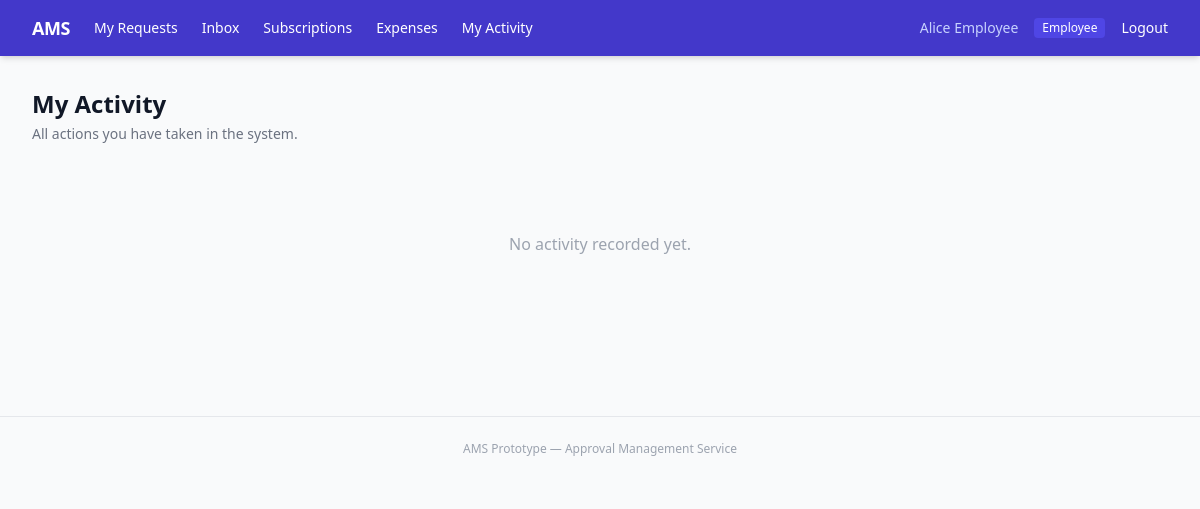
The app's page /admin-ams/my-audit/ (signed in), older data.
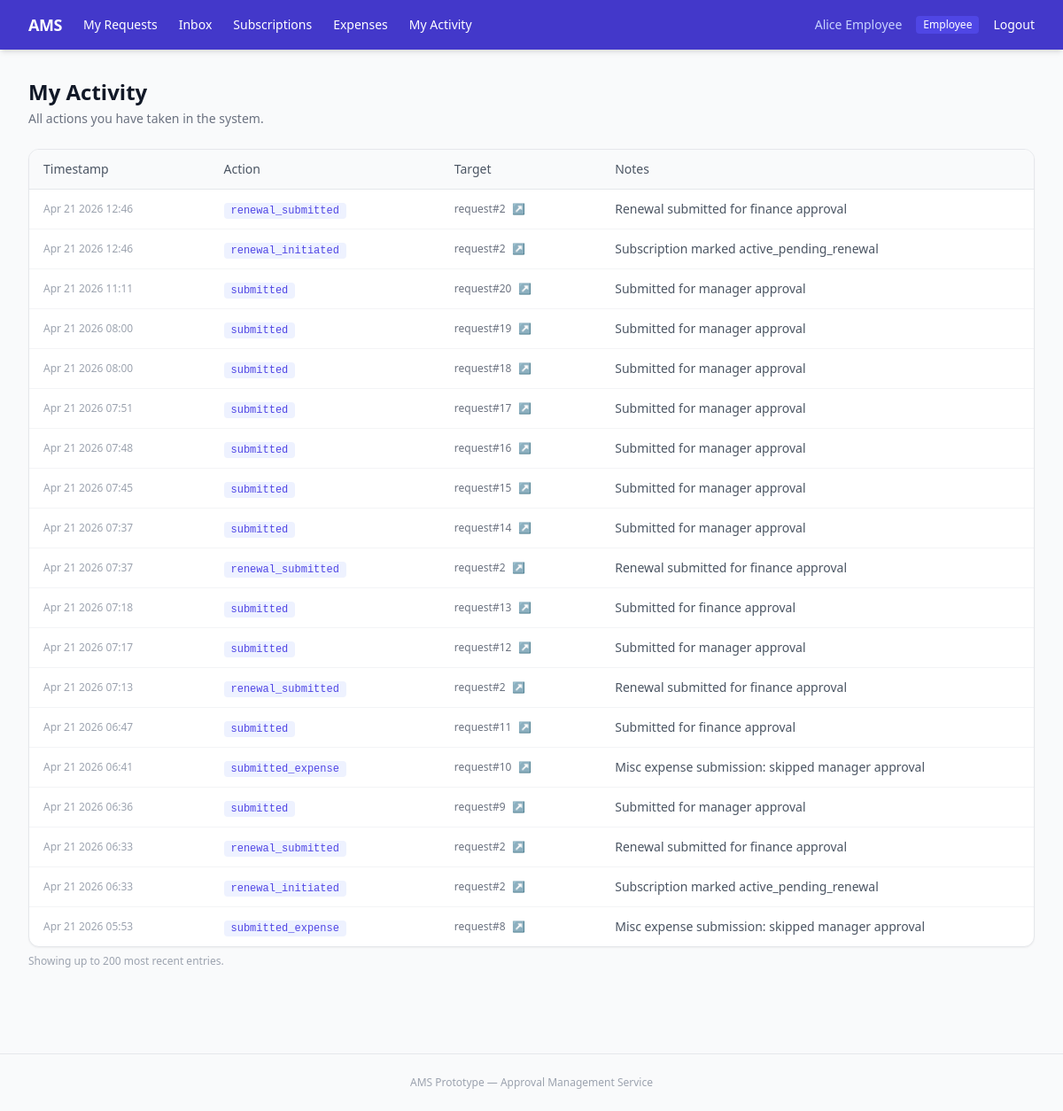
The same page, newer data.
### audit/models.py (models this page shows, shortened)
class AuditLog(models.Model):
    actor = models.ForeignKey(
        CustomUser,
        on_delete=models.SET_NULL,
        null=True,
        related_name='audit_actions',
    )
    action = models.CharField(max_length=100)
    target_type = models.CharField(max_length=50)  # 'request', 'subscription', 'user'
    target_id = models.IntegerField()
    notes = models.TextField(blank=True)
    payload = models.JSONField(default=dict)
    created_at = models.DateTimeField(auto_now_add=True)
    class Meta:
        ordering = ['-created_at']

### audit/views.py (the view)
# urls.py: path('my-audit/', views.my_audit_log, name='my_audit_log'),
@login_required
def my_audit_log(request):
    logs = (
        AuditLog.objects
        .filter(actor=request.user)
        .select_related('actor')
        .order_by('-created_at')[:200]
    )
    return render(request, 'admin_ams/my_audit.html', {'logs': logs})

### accounts/models.py (called while the page is built)
    @property
    def display_name(self):
        return self.get_full_name() or self.email

### templates/admin_ams/my_audit.html (shortened to what this page needs)
{% extends "base.html" %}
{% block content %}
<div class="mb-6">
    <h1 class="text-2xl font-bold text-gray-900">My Activity</h1>
    <p class="text-sm text-gray-500 mt-1">All actions you have taken in the system.</p>
</div>
{% if logs %}
<div class="bg-white rounded-xl shadow-sm border border-gray-200 overflow-hidden">
    <table class="w-full text-sm">
        <thead class="bg-gray-50 border-b border-gray-200">
            <tr>
                <th class="px-4 py-3 text-left font-medium text-gray-600">Timestamp</th>
                <th class="px-4 py-3 text-left font-medium text-gray-600">Action</th>
                <th class="px-4 py-3 text-left font-medium text-gray-600">Target</th>
                <th class="px-4 py-3 text-left font-medium text-gray-600">Notes</th>
            </tr>
        </thead>
        <tbody class="divide-y divide-gray-100">
            {% for log in logs %}
            <tr class="hover:bg-gray-50">
                <td class="px-4 py-3 text-gray-400 text-xs whitespace-nowrap">{{ log.created_at|date:"M d Y H:i" }}</td>
                <td class="px-4 py-3">
                    <span class="font-mono text-xs text-indigo-600 bg-indigo-50 px-2 py-0.5 rounded">{{ log.action }}</span>
                </td>
                <td class="px-4 py-3 text-gray-500 text-xs">
                    {{ log.target_type }}#{{ log.target_id }}
                    {% if log.target_type == 'request' %}
                    <a href="{% url 'approvals:request_detail' log.target_id %}" class="ml-1 text-indigo-600 hover:underline">↗</a>
                    {% endif %}
                </td>
                <td class="px-4 py-3 text-gray-600 max-w-xs truncate">{{ log.notes }}</td>
            </tr>
            {% endfor %}
        </tbody>
    </table>
</div>
<p class="text-xs text-gray-400 mt-2">Showing up to 200 most recent entries.</p>
{% else %}
<div class="text-center py-16 text-gray-400">
    <p>No activity recorded yet.</p>
</div>
{% endif %}
{% endblock %}

Row changes from the older to the newer data that the page shows:
added AuditLog: created_at "Apr 21 2026 12:46", action "renewal_submitted", target_type "request", target_id "2", notes "Renewal submitted for finance approval"
added AuditLog: created_at "Apr 21 2026 12:46", action "renewal_initiated", target_type "request", target_id "2", notes "Subscription marked active_pending_renewal"
added AuditLog: created_at "Apr 21 2026 11:11", action "submitted", target_type "request", target_id "20", notes "Submitted for manager approval"
added AuditLog: created_at "Apr 21 2026 08:00", action "submitted", target_type "request", target_id "19", notes "Submitted for manager approval"
added AuditLog: created_at "Apr 21 2026 08:00", action "submitted", target_type "request", target_id "18", notes "Submitted for manager approval"
added AuditLog: created_at "Apr 21 2026 07:51", action "submitted", target_type "request", target_id "17", notes "Submitted for manager approval"
added AuditLog: created_at "Apr 21 2026 07:48", action "submitted", target_type "request", target_id "16", notes "Submitted for manager approval"
added AuditLog: created_at "Apr 21 2026 07:45", action "submitted", target_type "request", target_id "15", notes "Submitted for manager approval"
added AuditLog: created_at "Apr 21 2026 07:37", action "submitted", target_type "request", target_id "14", notes "Submitted for manager approval"
added AuditLog: created_at "Apr 21 2026 07:37", action "renewal_submitted", target_type "request", target_id "2", notes "Renewal submitted for finance approval"
added AuditLog: created_at "Apr 21 2026 07:18", action "submitted", target_type "request", target_id "13", notes "Submitted for finance approval"
added AuditLog: created_at "Apr 21 2026 07:17", action "submitted", target_type "request", target_id "12", notes "Submitted for manager approval"
added AuditLog: created_at "Apr 21 2026 07:13", action "renewal_submitted", target_type "request", target_id "2", notes "Renewal submitted for finance approval"
added AuditLog: created_at "Apr 21 2026 06:47", action "submitted", target_type "request", target_id "11", notes "Submitted for finance approval"
added AuditLog: created_at "Apr 21 2026 06:41", action "submitted_expense", target_type "request", target_id "10", notes "Misc expense submission: skipped manager approval"
added AuditLog: created_at "Apr 21 2026 06:36", action "submitted", target_type "request", target_id "9", notes "Submitted for manager approval"
added AuditLog: created_at "Apr 21 2026 06:33", action "renewal_submitted", target_type "request", target_id "2", notes "Renewal submitted for finance approval"
added AuditLog: created_at "Apr 21 2026 06:33", action "renewal_initiated", target_type "request", target_id "2", notes "Subscription marked active_pending_renewal"
added AuditLog: created_at "Apr 21 2026 05:53", action "submitted_expense", target_type "request", target_id "8", notes "Misc expense submission: skipped manager approval"
Text that changed along with them:
text no longer shown: "No activity recorded yet."
text now shown: "Timestamp Action Target Notes Showing up to 200 most recent entries."
